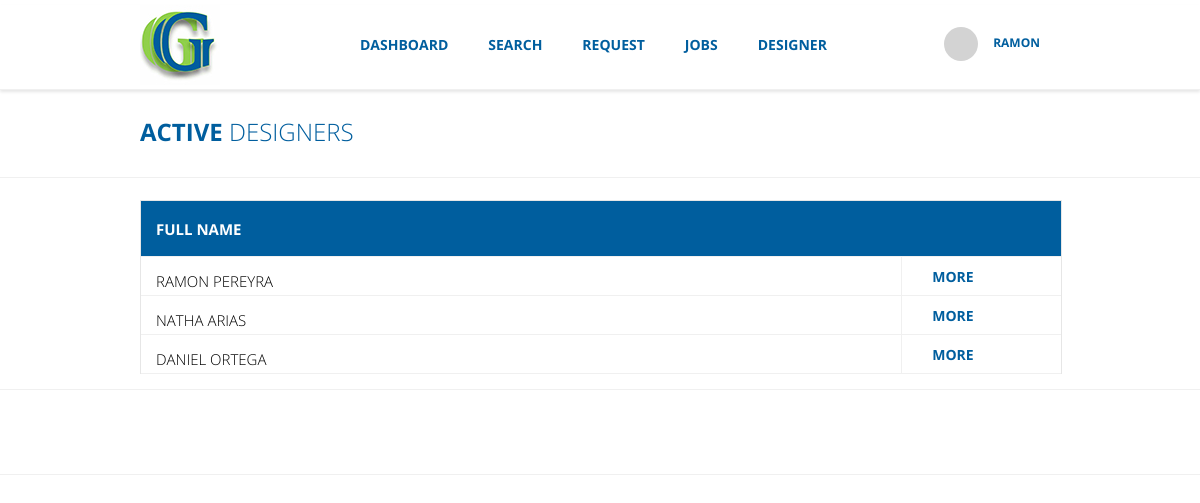
The page /view_designer.php (signed in) on the database its author committed.
### tables this page shows
CREATE TABLE IF NOT EXISTS `designer` (
  `designerid` int(50) NOT NULL,
  `name_designer` varchar(50) NOT NULL,
  `password` varchar(250) NOT NULL,
  `estado` int(2) NOT NULL,
  `lastname` varchar(50) NOT NULL,
  `date_assigned` varchar(250) NOT NULL
);

### view_designer.php (the view, shortened to what this page needs)
<?php
	include('include/head.php');
	$conexion= mysqli_connect($servidor,$usuario,$contrasena,$basededatos);
	$consulta = "SELECT * FROM designer WHERE estado = '1'";
	$resultado = mysqli_query($conexion,$consulta);
	$rows = mysqli_num_rows($resultado);
 ?>
<body>
    <?php include("include/menu.php"); ?>
    <div class="container_title_request">
        <div class="center_title_request">
			ACTIVE <span>  DESIGNERS </span>
		</div>
    </div>
	<div class="container_form">
		<div class="center_form">
			<?php  if(isset($_SESSION['id']) && $rows > 0 ){  ?>
			<div class="container_active_jobs">
				<div class="container_title_active_jobs"  >
					<div class="title_active_jobs" style="width: 81%; padding: 4px 0 3px 15px; text-align: left;  font-size: 15px;"> <div> FULL NAME </div> </div>
				</div>
				<?php while($fila_designer= mysqli_fetch_array($resultado)){  ?>
					<div class="container_text_active_jobs" id="<?php echo $fila_principal['id']; ?>"  name="<?php if($_SESSION['estado'] ==3 ){ echo "ver_request";}else{echo "ver_cotizacion"; } ?>"  >
						<div class="content_active_jobs" style="width: 81%; padding: 4px 0 3px 15px; text-align: left;     font-size: 15px;"> <div> <?php echo $fila_designer['name_designer']." ".$fila_designer['lastname']; ?> </div> </div>
						<div class="content_active_jobs" >
							<ul class="ul_menu">
	    						<li id="li_request" >MORE
						 	</ul>
						</div>
					</div>
				<?php }  ?>
			</div>
			<?php } ?>
		</div>
	</div>
  	  <?php include("include/footer.php"); ?>
</body>
</html>

### css/main.css (style rules this page uses)
html,body { margin: 0; padding: 0; text-transform:uppercase; font-family: 'ARIAL'; font-size:14px; }
.ul_menu { list-style: none; padding: 0; margin: 0; float: left; margin-top: 30px; margin-left: 110px; }
.ul_menu li { color: rgb(0,94,158); float: left; height: 49px; margin-left: 20px; padding-left: 10px; padding-right: 10px; text-align: center; cursor: pointer; font-family: OpenSans-Bold; font-size: 14px; position:relative; }
.container_active_jobs { width: 100%; height:auto; float:left; border: 1px solid rgb(230,230,230); border-bottom: none; }
.container_title_active_jobs { width:100%; padding:14px 0 14px 0; float:left; background:rgb(0,94,158); border-bottom: 1px solid rgb(240,240,240); }
.container_text_active_jobs { width:100%; height:38px; float:left; border-bottom: 1px solid rgb(240,240,240); transition: all 0.1s; -webkit-transition: all 0.1s; -moz-transition: all 0.1s; -o-transition: all 0.1s; -ms-transition: all 0.1s; cursor:pointer; }
.title_active_jobs { float:left; font-family: OpenSans-Bold; font-size: 12px; color: rgb(255,255,255); background:rgb(0,94,158); height:100%; text-align: center; width: 129px; }
.title_active_jobs:first-child { border: none; }
.content_active_jobs { float:left; font-family: OpenSans-Light; font-size: 11px; color: rgb(0,0,0); height:100%; text-align: center; width: 128px; border-left: 1px solid rgb(240,240,240); }
.content_active_jobs:first-child { border: none; }
.content_active_jobs div { margin-top: 10px; }
.container_title_request { width: 100%; height: 87px; float: left; border-bottom: 1px solid rgb(240,240,240); }
.center_title_request { width: 920px; margin: 0 auto; font-family: OpenSans-Bold; font-size: 24px; color: rgb(0,94,158); margin-top: 25px; }
.center_title_request span { font-family: OpenSans-Light; }
.container_form { width: 100%; height: auto; float: left; border-bottom: 1px solid rgb(240,240,240); padding-bottom: 15px; }
.center_form { width: 920px; margin: 0 auto; margin-top: 22px; }
.content_active_jobs .ul_menu { margin:0; margin-top:10px; }
.content_active_jobs .ul_menu li { height:21px; }

### rows shown on the page
designer: name_designer "RAMON", lastname "PEREYRA"
designer: name_designer "NATHA", lastname "ARIAS"
designer: name_designer "DANIEL", lastname "ORTEGA"

### other values the page prints
$_SESSION['full_name'] "RAMON"
